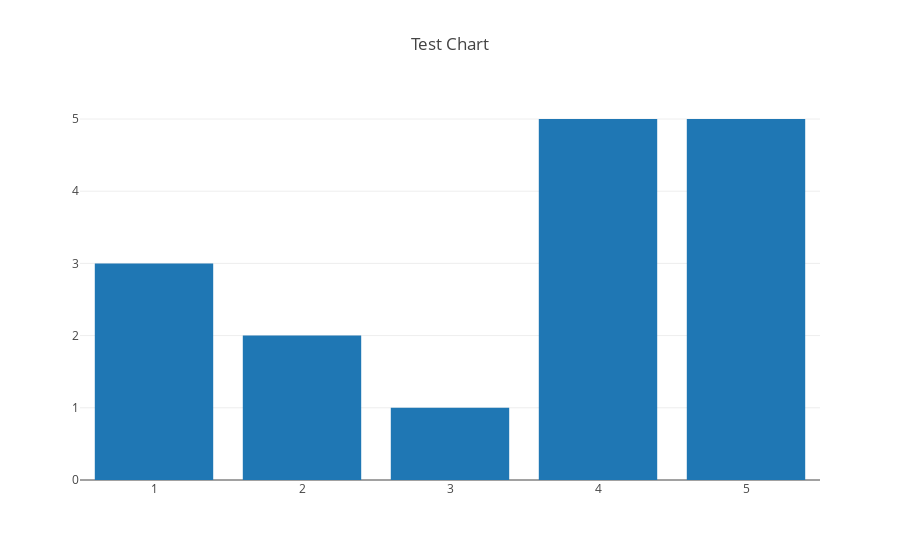

The code cell stored with this chart in its notebook:
### Code cell
iplot({
    "data": [Bar(
        x=[1, 2, 3, 4, 5], 
        y=[3, 2, 1, 5, 5],
    )],
    "layout": Layout(title="Test Chart"),
})

### Figure 1 — Plotly figure (JSON) as saved in the notebook; plotly's stock layout.template omitted (floating-point values rounded to 4 significant figures)
{"data": [{"type": "bar", "x": [1, 2, 3, 4, 5], "y": [3, 2, 1, 5, 5]}], "layout": {"title": "Test Chart"}}
